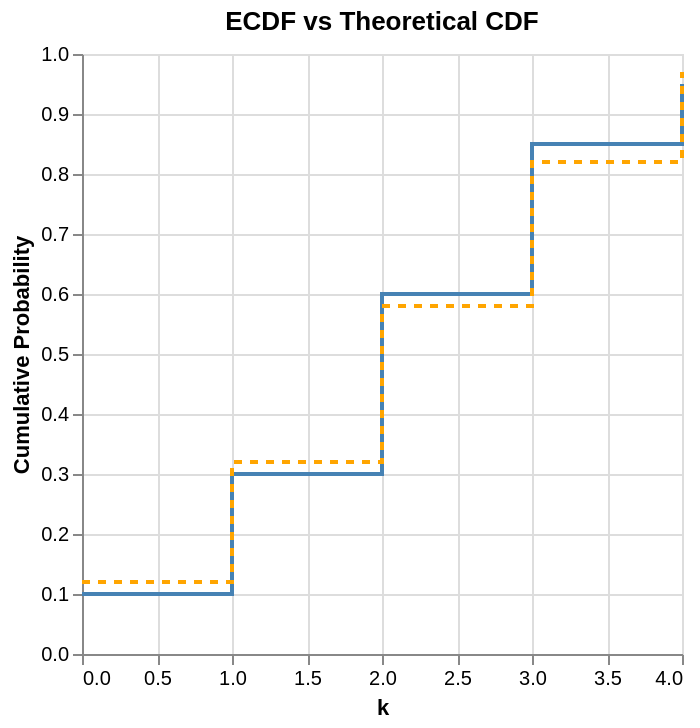

Express this chart as Vega-Lite.
### Vega-Lite specification from a JSON file in a GitHub repository (floating-point values rounded to 4 significant figures)
{"$schema": "https://vega.github.io/schema/vega-lite/v6.json", "description": "ECDF vs Theoretical CDF comparison for count data", "width": "container", "height": "container", "title": "ECDF vs Theoretical CDF", "layer": [{"data": {"values": [{"value": 0, "prob": 0.1}, {"value": 1, "prob": 0.3}, {"value": 2, "prob": 0.6}, {"value": 3, "prob": 0.85}, {"value": 4, "prob": 0.95}]}, "mark": {"type": "line", "interpolate": "step-after", "strokeWidth": 2, "color": "steelblue", "tooltip": true}, "encoding": {"x": {"field": "value", "type": "quantitative", "title": "k"}, "y": {"field": "prob", "type": "quantitative", "title": "Cumulative Probability"}}}, {"data": {"values": [{"value": 0, "prob": 0.12}, {"value": 1, "prob": 0.32}, {"value": 2, "prob": 0.58}, {"value": 3, "prob": 0.82}, {"value": 4, "prob": 0.97}]}, "mark": {"type": "line", "interpolate": "step-after", "strokeWidth": 2, "strokeDash": [4, 4], "color": "orange", "tooltip": true}, "encoding": {"x": {"field": "value", "type": "quantitative", "title": "k"}, "y": {"field": "prob", "type": "quantitative", "title": "Cumulative Probability"}}}]}
